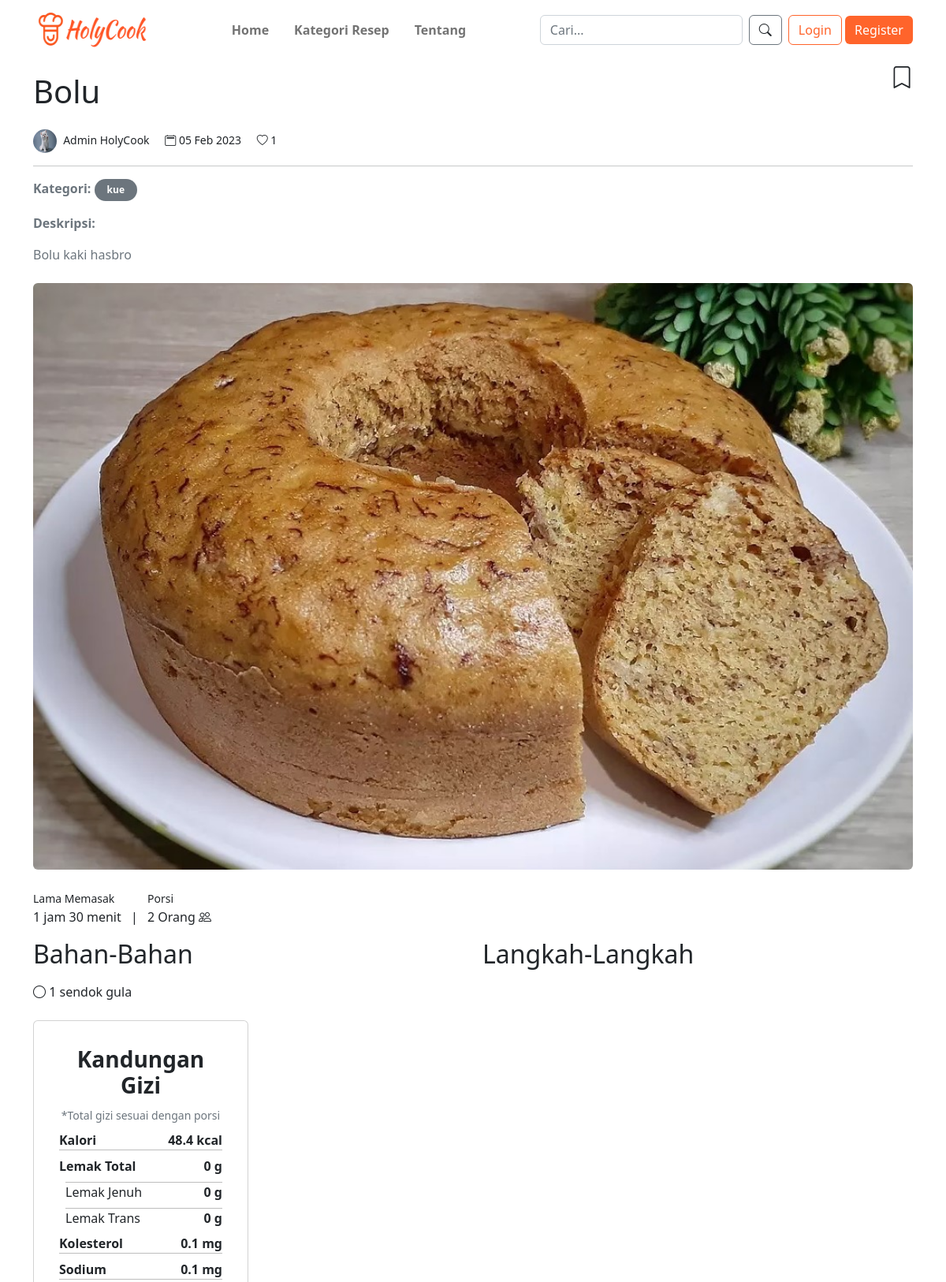
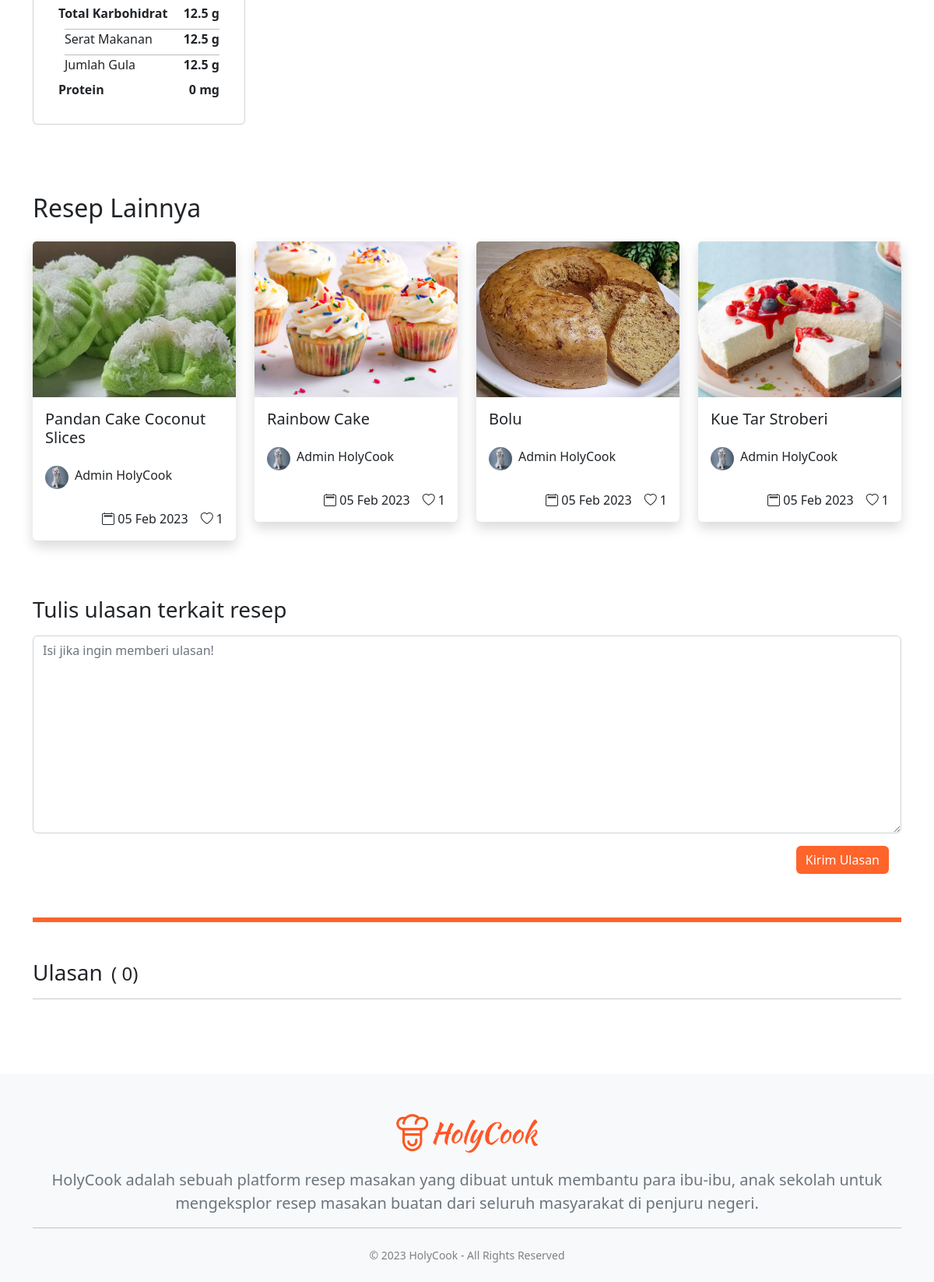
Page /pages/detail-resep.php?id_resep=11 on the committed database (2 pictures, top to bottom).
### tables this page shows
CREATE TABLE `resep` (
  `id_resep` int(5) NOT NULL AUTO_INCREMENT,
  `judul` varchar(100) NOT NULL,
  `kategori` varchar(50) NOT NULL,
  `porsi` int(5) NOT NULL,
  `lama_masak` varchar(50) NOT NULL,
  `deskripsi` longtext NOT NULL,
  `bahan` longtext NOT NULL,
  `langkah` longtext NOT NULL,
  `gizi` longtext NOT NULL,
  `foto` varchar(50) NOT NULL,
  `tanggal` date NOT NULL,
  `id_user` int(5) NOT NULL,
  PRIMARY KEY (`id_resep`),
  KEY `id_user` (`id_user`),
  CONSTRAINT `resep_ibfk_1` FOREIGN KEY (`id_user`) REFERENCES `user` (`id_user`)
);

CREATE TABLE `user` (
  `id_user` int(5) NOT NULL AUTO_INCREMENT,
  `nama` varchar(100) NOT NULL,
  `jk` enum('L','P') NOT NULL,
  `no_telp` varchar(13) NOT NULL,
  `alamat` text NOT NULL,
  `foto` varchar(50) NOT NULL,
  `email` varchar(50) NOT NULL,
  `password` text NOT NULL,
  PRIMARY KEY (`id_user`)
);

### pages/detail-resep.php (the view, shortened to what this page needs)
<?php
include 'layout.php';
$db = dbConnect();
$id_resep = $_GET['id_resep'];
$sql = "SELECT a.*, b.nama as nama_user, b.foto as fotoUser
        FROM resep as a
        INNER JOIN user as b ON a.id_user = b.id_user
        WHERE a.id_resep = $id_resep";
$res = $db->query($sql);
if ($res) {
    $resep = $res->fetch_assoc();
} else {
    echo $db->error;
}
$sqlfav = "SELECT COUNT(*) as fav FROM resep_favorit WHERE id_resep ='$id_resep'";
$resfav = $db->query($sqlfav);
$fav = $resfav->fetch_assoc();
$kategori = $resep['kategori'];
$sqllainnya = "SELECT COUNT(*) as jml_fav, b.*, c.nama as nama_user, c.foto as fotoUser FROM resep_favorit as a
                INNER JOIN resep as b ON a.id_resep = b.id_resep
                INNER JOIN user as c ON b.id_user = c.id_user
                WHERE kategori = '$kategori'
                GROUP BY b.judul
                ORDER BY RAND()
                LIMIT 4";
$reslainnya = $db->query($sqllainnya);
$datalainnya = $reslainnya->fetch_all(MYSQLI_ASSOC);
?>
<div class="container">
    <div>
        <strong>
            <form id="ffav" action="simpan-favorit.php" method="post">
                <span class="fs-3" style="float:right;cursor:pointer" onclick="konfirmasiSimpan()"><i
                        class="bi bi-bookmark"></i></span>
            </form>
        </strong>
        <h1 class="py-3 mb-0">
            <?= $resep['judul'] ?>
        </h1>
    </div>
    <div class="my-2 mr-4">
        <?php
        if ($resep['fotoUser'] != 'profile-pict.png') {
            ?>
            <img src="../assets/uploads/profile/<?= $resep['fotoUser'] ?>" alt="Profile" class="img-fluid rounded-circle"
                style="width: 30px; height: 30px" />
            <?php
        } else {
            ?>
            <img src="../assets/images/<?= $resep['fotoUser'] ?>" alt="Profile" class="img-fluid rounded-circle"
                style="width: 30px; height: 30px" />
            <?php
        }
        ?>
        <small class="ms-1">
            <?= $resep['nama_user'] ?>
        </small>
        <small class="ms-3"><i class="bi bi-calendar2"></i>
            <?= date('d M Y', strtotime($resep['tanggal'])) ?>
        </small>
        <small class="ms-3"><i class="bi bi-heart"></i>
            <?= $fav['fav'] ?>
        </small>
    </div>
    <div class="my-2">
        <hr />
        <p class="text-muted mt-2">
            <span class="fw-semibold">Kategori: </span>
            <span class="badge rounded-pill text-bg-secondary py-2 px-3">
                <?= $resep['kategori'] ?>
            </span>
        </p>
        <p class="text-muted fw-semibold">
            <span class="fw-semibold">Deskripsi: </span>
        </p>
        <p class="text-muted">
            <?= strip_tags($resep['deskripsi']) ?>
        </p>
    </div>
    <div class=" my-4">
        <img src="../assets/uploads/resep/<?= $resep['foto'] ?>" alt="resep" class="img-fluid w-100 rounded" />
    </div>
    <div class="row mt-0">
        <div class="col-md-12">
            <ul class="list-inline">
                <li class="list-inline-item">
                    <small>Lama Memasak</small>
                    <br />
                    <span>
                        <?= $resep['lama_masak'] ?>
                    </span>
                </li>
                <li class="list-inline-item">|</li>
                <li class="list-inline-item">
                    <small>Porsi</small>
                    <br />
                    <span>
                        <?= $resep['porsi'] ?> Orang <i class="bi bi-people"></i>
                    </span>
                </li>
            </ul>
        </div>
    </div>
    <div class="row">
        <div class="col-md-6">
            <h2>Bahan-Bahan</h2>
            <div class="checklist pb-2">
                <?php
                $jml_bahan = explode(" , ", $resep['bahan']);
                for ($i = 0; $i < count($jml_bahan); $i++) {
                    ?>
                    <div class="recipe-checkbox mt-3 mb-3">
                        <span style="cursor:pointer"><i class="bi bi-circle"></i>
                            <?= $jml_bahan[$i] ?>
                        </span>
                    </div>
                    <?php
                }
                ?>
            </div>
            <div class="card p-3 w-50">
                <div class="card-body">
                    <h3 class="card-title fw-bold text-center">Kandungan Gizi</h3>
                    <center><small class="text-muted mb-3">*Total gizi sesuai dengan porsi</small></center>
                    <div class="d-flex justify-content-between mt-2" style="border-bottom: 1px solid#bdbdbd">
                        <span class="fw-bold">Kalori</span>
                        <span class="fw-semibold kalori">0</span>
                    </div>
                    <div class="d-flex justify-content-between mt-2">
                        <span class="fw-bold">Lemak Total</span>
                        <span class="fw-semibold lemak-total">0 g</span>
                    </div>
                    <div class="d-flex justify-content-between mt-2 ms-2 mt-2" style="border-top: 1px solid #bdbdbd">
                        <span>Lemak Jenuh</span>
                        <span class="fw-semibold lemak-jenuh">0 g</span>
                    </div>
                    <div class="d-flex justify-content-between mt-2 ms-2 mt-2" style="border-top: 1px solid #bdbdbd">
                        <span>Lemak Trans</span>
                        <span class="fw-semibold lemak-trans">0 g</span>
                    </div>
                    <div class="d-flex justify-content-between mt-2" style="border-bottom: 1px solid#bdbdbd">
                        <span class="fw-bold">Kolesterol</span>
                        <span class="fw-semibold kolesterol">0 g</span>
                    </div>
                    <div class="d-flex justify-content-between mt-2" style="border-bottom: 1px solid#bdbdbd">
                        <span class="fw-bold">Sodium</span>
                        <span class="fw-semibold sodium">0 g</span>
                    </div>
                    <div class="d-flex justify-content-between mt-2">
                        <span class="fw-bold">Total Karbohidrat</span>
                        <span class="fw-semibold karbohidrat">0 g</span>
                    </div>
                    <div class="d-flex justify-content-between mt-2 ms-2 mt-2" style="border-top: 1px solid #bdbdbd">
                        <span>Serat Makanan</span>
                        <span class="fw-semibold seratmakanan">0 g</span>
                    </div>
                    <div class="d-flex justify-content-between mt-2 ms-2 mt-2" style="border-top: 1px solid #bdbdbd">
                        <span>Jumlah Gula</span>
                        <span class="fw-semibold jumlahgula">0 g</span>
                    </div>
                    <div class="d-flex justify-content-between mt-2">
                        <span class="fw-bold">Protein</span>
                        <span class="fw-semibold protein">0 g</span>
                    </div>
                </div>
            </div>
            <br>
        </div>
        <div class="col-md-6">
            <h2>Langkah-Langkah</h2>
        </div>
    </div>
    <div class="row mb-4">
        <h2 class="py-3 mt-5">Resep Lainnya</h2>
        <?php
        foreach ($datalainnya as $barisData) {
            ?>
            <div class="col-md-3 mb-5">
                <a href="detail-resep.php?id_resep=<?= $barisData['id_resep'] ?>"
                    class="text-decoration-none text-dark resep">
                    <div class="card shadow border-0">
                        <div class="inner">
                            <img src="../assets/uploads/resep/<?= $barisData['foto'] ?>" class="card-img-top img-fluid"
                                alt="..." style="width: 100%; height: 200px;" />
                        </div>
                        <div class="card-body">
                            <h5 class="card-title mb-4 judul">
                                <?= $barisData['judul'] ?>
                            </h5>
                            <div class="d-flex justify-content-start">
                                <?php
                                if ($barisData['fotoUser'] != 'profile-pict.png') {
                                    ?>
                                    <img src="../assets/uploads/profile/<?= $barisData['fotoUser'] ?>" alt="Profile"
                                        class="img-fluid rounded-circle" style="width: 30px; height: 30px" />
                                    <?php
                                } else {
                                    ?>
                                    <img src="../assets/images/<?= $barisData['fotoUser'] ?>" alt="Profile"
                                        class="img-fluid rounded-circle" style="width: 30px; height: 30px" />
                                    <?php
                                }
                                ?>
                                <p class="ms-2">
                                    <?= $barisData['nama_user'] ?>
                                </p>
                            </div>
                        </div>
                        <div class="d-flex justify-content-end">
                            <p class="me-3"><i class="bi bi-calendar2"></i>
                                <?= date('d M Y', strtotime($barisData['tanggal'])) ?>
                            </p>
                            <p class="me-3"><i class="bi bi-heart"></i>
                                <?= $barisData['jml_fav'] ?>
                            </p>
                        </div>
                    </div>
                </a>
            </div>
            <?php
        }
        ?>
    </div>
    <h3 class="mb-3">Tulis ulasan terkait resep</h3>
    <form action="simpan-ulasan.php" method="post">
        <div class="form-group">
            <textarea name="isi" class="form-control w-100 mb-3" rows="10" placeholder="Isi jika ingin memberi ulasan!"
                required></textarea>
            <div class="d-flex justify-content-end me-3 mb-2">
                <button type="submit" name="submit" class="btn btn-primary btnOren mb-5"
                    style="background:#ff642b;border:none;">Kirim
                    Ulasan</button>
            </div>
        </div>
    </form>
    <div style="border: 3px solid #ff642b" class="mb-5"></div>
    <?php
    $sqlcount = "SELECT COUNT(*) as jml_ulasan FROM ulasan WHERE id_resep = '$id_resep'";
    $rescount = $db->query($sqlcount);
    $jml_ulasan = $rescount->fetch_assoc();
    ?>
    <h3 class="mb-3">Ulasan
        <span class="fs-4 ms-1">
            (
            <?= $jml_ulasan['jml_ulasan'] ?>)
        </span>
    </h3>
    <hr>
</div>

### assets/components/Style.css (style rules this page uses)
.inner { overflow: hidden; }
.inner img { transition: all 0.5s ease; object-fit: cover; }
.resep .judul { transition: all 0.3s ease; }
.btnOren { background: #ff642b; border-color: #ff642b; }

### pages/layout.php (style rules this page uses)
html, body { height: 100%; background: #fff; }

### rows in the picture
resep: judul "Bolu", id_user.foto (picture), id_user.nama "Admin HolyCook", tanggal "05 Feb 2023", kategori "kue", deskripsi "Bolu kaki hasbro", foto (picture), lama_masak "1 jam 30 menit", porsi "2", bahan "1 sendok gula", jml_fav "1"
resep: foto (picture), judul "Pandan Cake Coconut Slices", id_user.foto (picture), id_user.nama "Admin HolyCook", tanggal "05 Feb 2023", jml_fav "1"
resep: foto (picture), judul "Rainbow Cake", id_user.foto (picture), id_user.nama "Admin HolyCook", tanggal "05 Feb 2023", jml_fav "1"
resep: foto (picture), judul "Kue Tar Stroberi", id_user.foto (picture), id_user.nama "Admin HolyCook", tanggal "05 Feb 2023", jml_fav "1"

### other values in the picture
$fav['fav'] "1"
$jml_ulasan['jml_ulasan'] "0"
